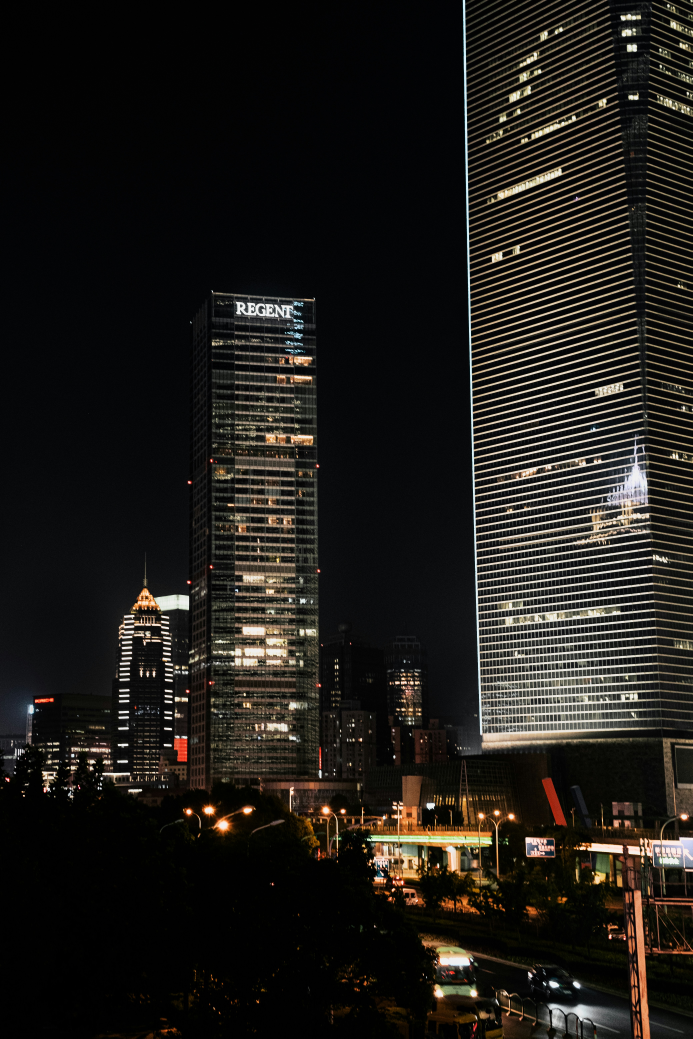
#> input picture Vector & Vector Spaces/Images/city.jpg, 4154 x 6231 px (shown at 1/6 size)
$ jupyter execute 'Vectors & Vector Spaces.ipynb'
#> lines starting #> are read from the running program, lines starting #| are printed output that depends on the picture
# 1. Vectors & Vector Spaces

[cell 1]
from PIL import Image
import numpy as np
from matplotlib import pyplot as plt

[cell 2]
# open grayscale image
image1 = Image.open("Images/city.jpg").convert("L").resize((692 , 1038))
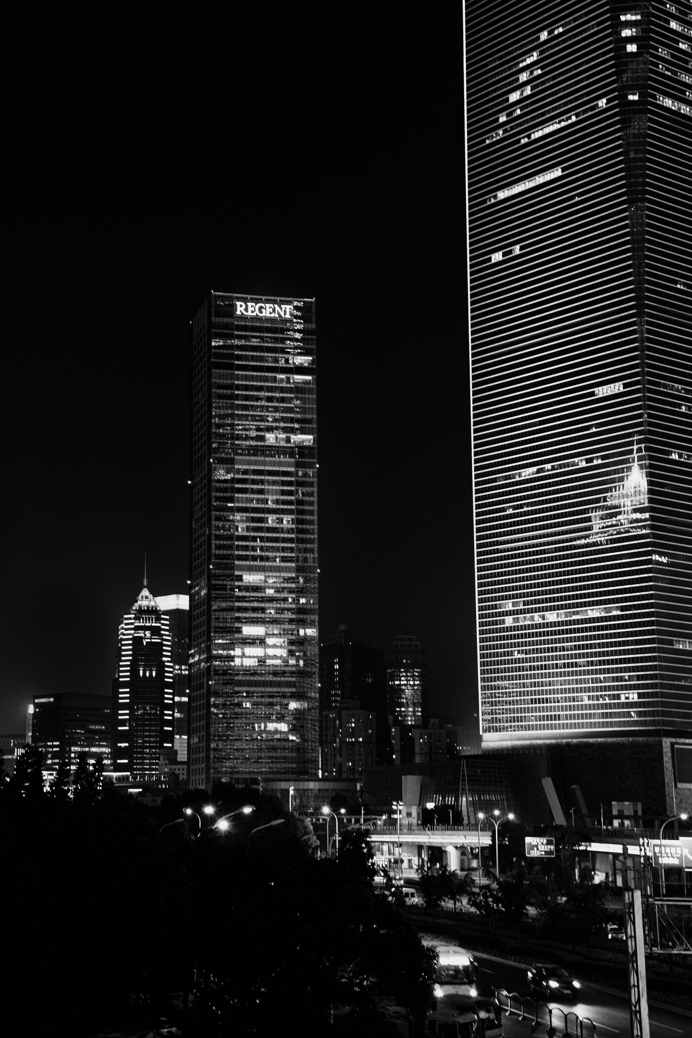
#> image1: PIL image 692x1038 L; min 0, max 255, mean 29.3
image2 = Image.open("Images/moon.jpg").convert("L") . resize((100,100))
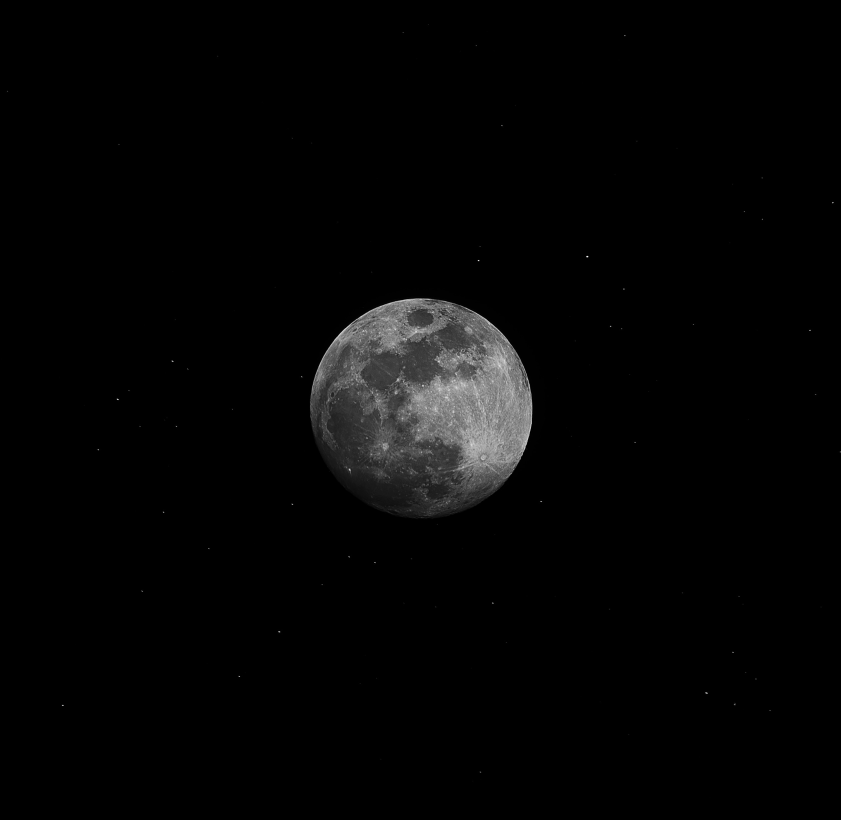
#> input picture Vector & Vector Spaces/Images/moon.jpg, 2521 x 2460 px (shown at 1/3 size)
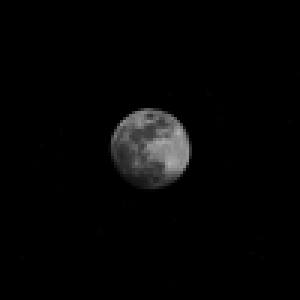
#> image2: PIL image 100x100 L (shown 3 times larger); min 0, max 174, mean 5.1

# Convert Images to matrix(array)
array1 = np.asarray(image1)
array2 = np.asarray(image2)
# for example to see the image is realy is matrix we can see the shape of matrix and ...
print(array1.shape)
#| (1038, 692)
print(array2.shape)
#| (100, 100)
plt.title("Befor(with out Moon)")
plt.imshow(array1 , cmap="gray" )

# Image padding
<div dir="rtl">

ما تکنیک های زیادی در Image padding داریم بسته به کاری که میخواهیم انجام دهیم اما تکنیکی که در اینجا استفاده میخواهیم بکنیم برای Image blending (‌اضافه کردن ۲ تصویر به هم )‌ و برای عملیاتی کردن این هدف تصویری که میخواهیم اضافه کنیم ( در این مثال ماه )‌را باید با توجه به لوکیشنی که در تصویر میخواهیم بگذاریم را Pad بکنیم در واقعیت پد کردن در اینجا به معنای اضافه کردن ۰ به سطر و سطون های ماتریس (پیکسل)تصویر ماه است **( به این دلیل  که ۰ در جمع کردن بی اثر هست که از خواص فضای برداری )** تا انجایی که تصویر ماه اندازه تصویری شود که میخواهیم ماه را به آن اضافه کنیم (بسته به جایی که میخواهیم ماه را در تصویر نشان بدهیم اضافه کردن ۰ ها به سطر و سطون ها میتواند متفاوت باشد )‌ در تصویر زیر مثالی از    Image Padding مشاهده میکنیم
</div>

### what is Image blending
### به معنای اضافه کردن ۲ تصویر به هم دیگه (‌ میتواند وزن داد برای اضافه کردن ۲ تصویر به هم اما ما اینجا حالت بدون وزن را برای راحتی بررسی میکنیم )

[cell 3]
height = max(array1.shape[0], array2.shape[0]) # انتخاب بزرگترین عرض تصویر بین ۲ تصویر ماه و عکس ساختمان در شهر
#> height = 1038
width = max(array1.shape[1], array2.shape[1]) # انتخاب بزرگترین طول تصویر بین ۲ تصویر ماه و عکس ساختمان در شهر
#> width = 692
def pad_to_size(img, target_height, target_width):
    """
    pad moon image to middle of Image with bulidings in city cords
    """
#> called with target_height = 1038, target_width = 692
    h, w = img.shape[:2] # طول و عرض تصویر ماه= اون عکس کوچک تری که میخواهیم در تصویر بزرگتر اضافه کنیم
#> h = 100; w = 100
    top = (target_height - h) // 2 # اینجا ما میخواهیم ماه را در وسط تصویر ساختمان ها بگذاریم یعنی باید ماه در عرضی  به اندازه عرض کله تصویر ساختمان ها منهای عرض خود ماه تقسیم بر ۲ باشد
#> top = 469
    bottom = target_height - h - top # عرض پایین ترین نقطه ماه هم طبق توضیحات بالا از همچین فرمولی بدست می اید
#> bottom = 469
    left = (target_width - w) // 2 #  بدست اوردن طول چپ و راست تصویر هم مث بدست اوردن اندازه عرض بالا و پایین است
#> left = 296
    right = target_width - w - left
#> right = 296
    return np.pad(img, ((top, bottom), (left, right)), mode='constant', constant_values=(0)) # تصویر ماه را پد میکنیم وسط تصویره ساختمان ها و مقادیری که به جای خونه های ماتریسی که به تصویر ماه داریم اضافه میکنیم مانند تصویر بالا با عدد ۰ هست
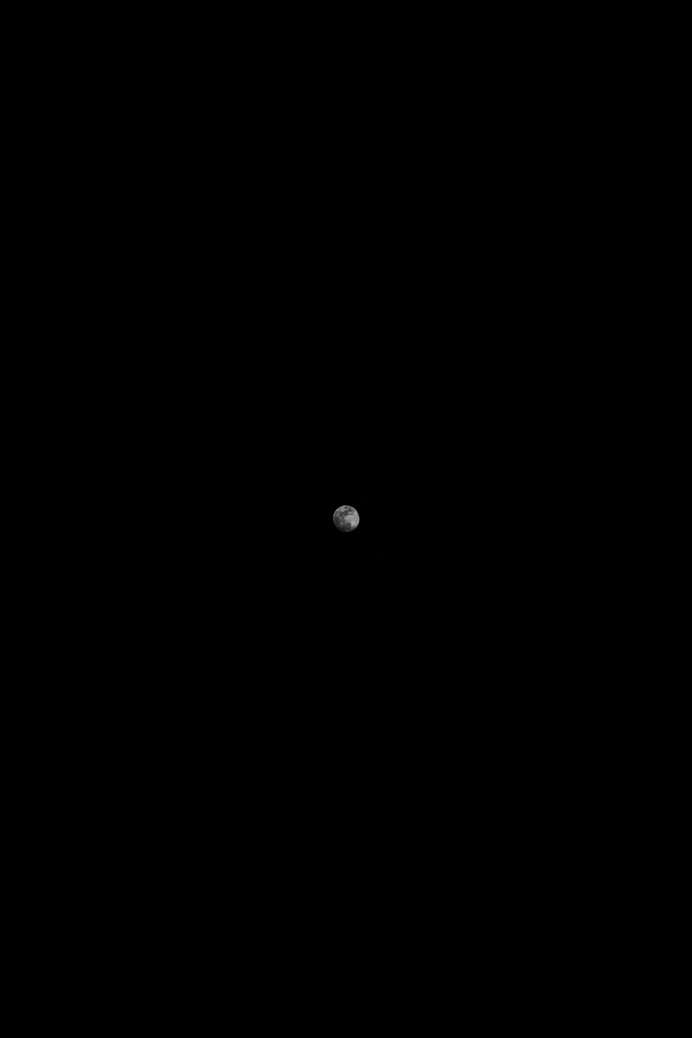
#> returned value: shape (1038, 692); min 0, max 174, mean 0.1
def safe_add_images(img1, img2):
    """
    Adds two images manually with per-pixel capping at 255 .
    """
    h, w = img1.shape
#> h = 1038; w = 692
    result = np.zeros((h, w), dtype=np.uint8) # ساخت ماتریسی از ۰ به اندازه ماتریس شکل ساخته شده
    for i in range(h):
        for j in range(w):
            pixel_sum = int(img1[i, j]) + int(img2[i, j]) # جمع زدن متناظر اعداد نشاندهنده شدت رنگ در ماتریس
            result[i, j] = 255 if pixel_sum > 255 else pixel_sum # اگر در جمع زدن اعداد بیشتر از ۲۵۵ شدن آن ها رو ۲۵۵ میگذاریم که

    return result
array2_padded = pad_to_size(array2, height, width)

added_array = safe_add_images(array1, array2_padded)# حال میتوانیم ۲ تا ماتریس هم سایز را با هم جمع کرد
added_image = Image.fromarray(added_array)

plt.title("After(with Moon)") # اگر به وسط تصویر دقت کنید میتوانید ماه را به خوبی مشاهده کنید
plt.imshow(added_image , cmap="gray" )
